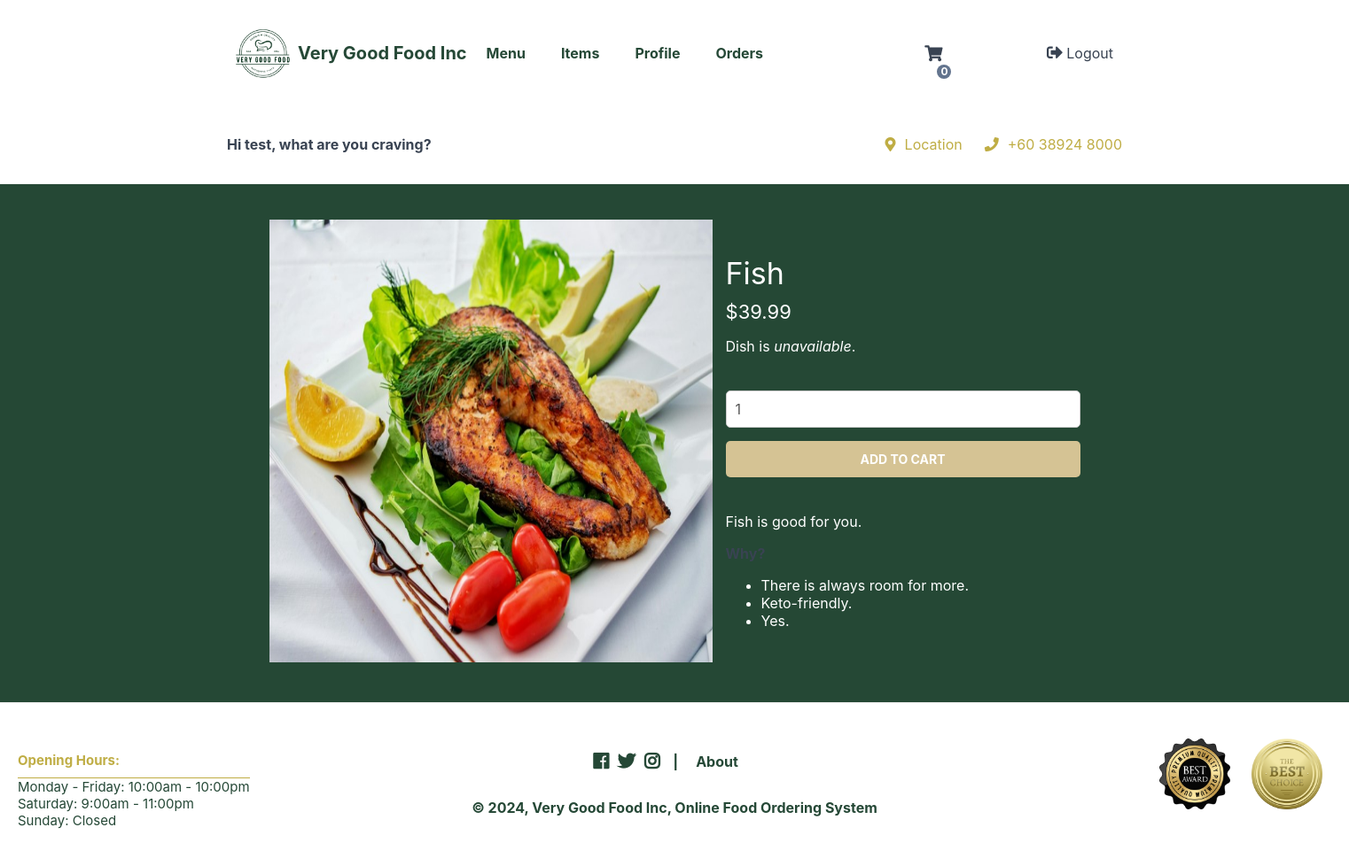
Page /index.php?page=product&id=3 (signed in) on the earlier database version.
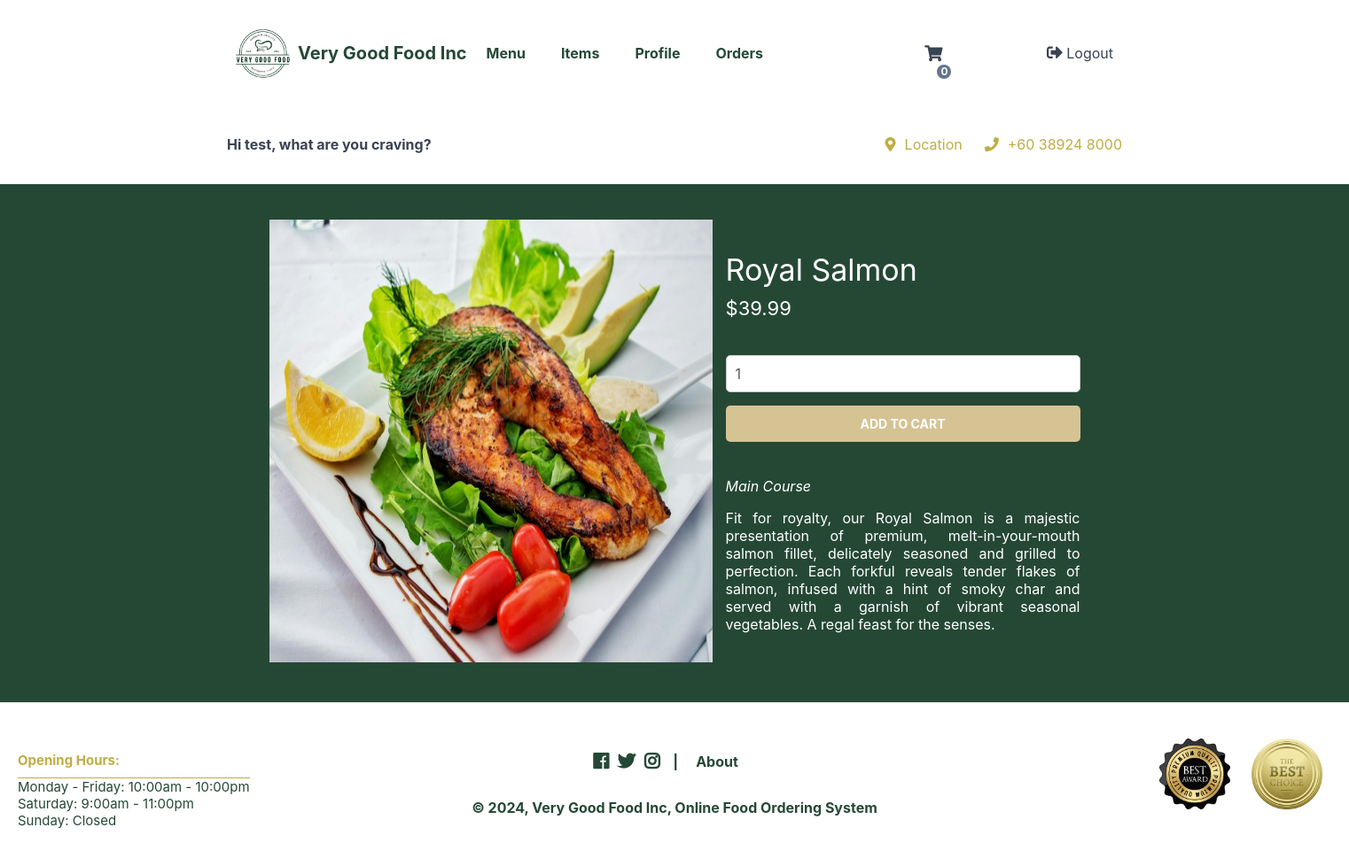
Same page on the later database version.
### tables this page shows
CREATE TABLE `dishes` (
  `id` int(11) NOT NULL,
  `name` varchar(200) NOT NULL,
  `description` text NOT NULL,
  `price` decimal(7,2) NOT NULL,
  `quantity` int(11) NOT NULL,
  `img` text NOT NULL,
  `category_id` int(11) NOT NULL
);

### product.php (the view, shortened to what this page needs)
<?php
if (isset($_GET['id'])) {
    $stmt = $pdo->prepare('SELECT * FROM dishes WHERE id = ?');
    $stmt->execute([$_GET['id']]);
    $dish = $stmt->fetch(PDO::FETCH_ASSOC);
} else {
    error_page('Dish ID not specified', 'The dish ID is required to display a dish.');
    exit();
}
?>
<?=template_header($dish['name'])?>
<div class="product content-wrapper">
    <img src="imgs/<?=$dish['img']?>" width="500" height="500" alt="<?=$dish['name']?>">
    <div>
        <h1 class="name"><?=$dish['name']?></h1>
        <span class="price">
            &dollar;<?=$dish['price']?>
            <?php if ($dish['quantity'] === 0): ?>
            <p>Dish is <span style="font-style:oblique">unavailable</span>.</p>
            <?php endif; ?>
        </span>
        <form action="index.php?page=cart" method="post">
            <input type="number" name="quantity" value="1" min="1" max="<?=$dish['quantity']?>" placeholder="Quantity" required>
            <input type="submit" value="Add To Cart">
        </form>
        <div class="description">
            <?=$dish['description']?>
        </div>
    </div>
</div>
<?=template_footer()?>

Differences in the rows shown:
changed dishes: name "Fish" → "Royal Salmon"; description "Fish is good for you. There is always room for more. Keto-friendly. Yes." → "Main Course Fit for royalty, our Royal Salmon is a majestic presentation of premium, melt-in-your-mouth salmon fillet, delicately seasoned and grilled to perfection. Each forkful reveals tender flakes of salmon, infused with a hint of smoky char and served with a garnish of vibrant seasonal vegetables. A regal feast for the senses."; quantity 0 → 3 (drawn)
Other differences:
text no longer shown: "Dish is unavailable ."
